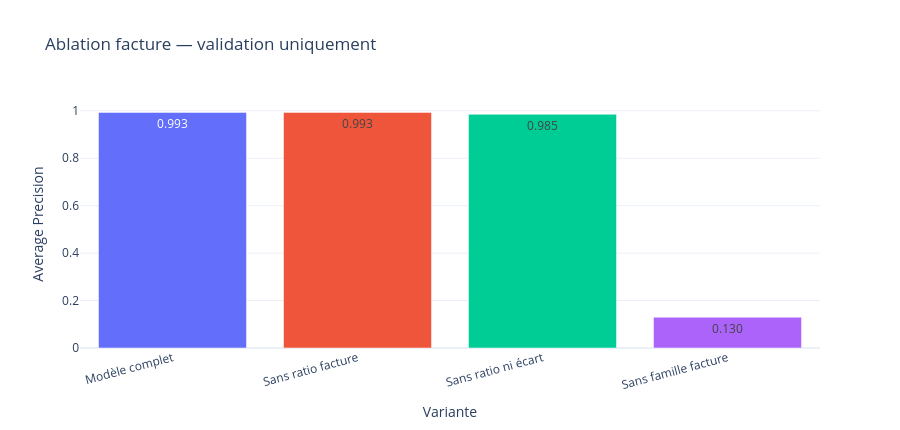

The cell this chart's notebook holds for it:
### Markdown cell above
### 8.4 — Ablation de la facture

Les fortes importances observées précédemment pour `invoice_fee_ratio`, `invoice_fee_gap` et `last_invoice_amount` ne prouvent **ni** une fuite **ni** un effet causal. Ces variables et leurs dérivées sont corrélées par construction. La variante « sans famille facture » retire aussi `payment_invoice_interaction` et `invoice_below_fee`. Nous évaluons leur contribution sur la **validation uniquement**, en conservant le même découpage et les mêmes hyperparamètres. Les modèles d'ablation ne sont **pas** comparés sur le test final pour choisir une variante.

Avant un déploiement réel, confirmer que `last_invoice_amount` correspond bien à une facture connue au snapshot ; si elle est calculée après le churn, il faudra l'exclure ainsi que ses dérivées.

### Code cell
invoice_family = [
    "last_invoice_amount",
    "invoice_fee_ratio",
    "invoice_fee_gap",
    "payment_invoice_interaction",
    "invoice_below_fee",
]
variants = {
    "Modèle complet": MODEL_FEATURES,
    "Sans ratio facture": [f for f in MODEL_FEATURES if f != "invoice_fee_ratio"],
    "Sans ratio ni écart": [
        f for f in MODEL_FEATURES if f not in {"invoice_fee_ratio", "invoice_fee_gap"}
    ],
    "Sans famille facture": [f for f in MODEL_FEATURES if f not in set(invoice_family)],
}
ablation_rows = []
for variant_name, features in variants.items():
    if variant_name == "Modèle complet":
        pv = probas["Validation"]
    else:
        require_no_active_run()
        with mlflow.start_run(
            run_name=variant_name, tags=training_tags("diagnostic", training_run_id)
        ) as diagnostic_run:
            ablation_model = CatBoostClassifier(**MODEL_PARAMS, verbose=False)
            diagnostic_frames = {"train": train_df, "validation": val_df}
            diagnostic_contract, diagnostic_datasets = log_training_inputs(
                ablation_model,
                diagnostic_frames,
                features,
                feature_metadata,
                cell_id="train-invoice-ablation",
            )
            mlflow.log_params(
                {"early_stopping_rounds": EARLY_STOPPING_ROUNDS, "use_best_model": True}
            )

            ablation_model.fit(
                make_matrix(train_df, features),
                y_train,
                cat_features=[c for c in CATEGORICAL_FEATURES if c in features],
                eval_set=(make_matrix(val_df, features), y_val),
                early_stopping_rounds=EARLY_STOPPING_ROUNDS,
                use_best_model=True,
                verbose=False,
                callbacks=[MLflowTrainingCallback()],
            )
            log_diagnostic_model(
                ablation_model, diagnostic_contract, diagnostic_frames, diagnostic_datasets
            )
            ablation_run_id = diagnostic_run.info.run_id
        pv = ablation_model.predict_proba(make_matrix(val_df, features))[:, 1]
    ablation_rows.append(
        {
            "Variante": variant_name,
            "Features": len(features),
            "Average Precision": average_precision_score(y_val, pv),
            "ROC-AUC": roc_auc_score(y_val, pv),
            "Brier": brier_score_loss(y_val, pv),
        }
    )
ablation_results = pd.DataFrame(ablation_rows)
display(ablation_results)
fig = px.bar(
    ablation_results,
    x="Variante",
    y="Average Precision",
    color="Variante",
    text_auto=".3f",
    title="Ablation facture — validation uniquement",
)
fig.update_layout(template="plotly_white", height=430, showlegend=False, xaxis_tickangle=-15)
fig.show(config={"responsive": True})

### Figure 1 — Plotly figure (JSON) as saved in the notebook; plotly's stock layout.template omitted (floating-point values rounded to 4 significant figures)
{"data": [{"alignmentgroup": "True", "hovertemplate": "Variante=%{x}<br>Average Precision=%{y}<extra></extra>", "legendgroup": "Modèle complet", "marker": {"color": "#636efa", "pattern": {"shape": ""}}, "name": "Modèle complet", "offsetgroup": "Modèle complet", "orientation": "v", "showlegend": true, "textposition": "auto", "texttemplate": "%{y:.3f}", "type": "bar", "x": ["Modèle complet"], "xaxis": "x", "y": [0.9933], "yaxis": "y"}, {"alignmentgroup": "True", "hovertemplate": "Variante=%{x}<br>Average Precision=%{y}<extra></extra>", "legendgroup": "Sans ratio facture", "marker": {"color": "#EF553B", "pattern": {"shape": ""}}, "name": "Sans ratio facture", "offsetgroup": "Sans ratio facture", "orientation": "v", "showlegend": true, "textposition": "auto", "texttemplate": "%{y:.3f}", "type": "bar", "x": ["Sans ratio facture"], "xaxis": "x", "y": [0.9933], "yaxis": "y"}, {"alignmentgroup": "True", "hovertemplate": "Variante=%{x}<br>Average Precision=%{y}<extra></extra>", "legendgroup": "Sans ratio ni écart", "marker": {"color": "#00cc96", "pattern": {"shape": ""}}, "name": "Sans ratio ni écart", "offsetgroup": "Sans ratio ni écart", "orientation": "v", "showlegend": true, "textposition": "auto", "texttemplate": "%{y:.3f}", "type": "bar", "x": ["Sans ratio ni écart"], "xaxis": "x", "y": [0.9853], "yaxis": "y"}, {"alignmentgroup": "True", "hovertemplate": "Variante=%{x}<br>Average Precision=%{y}<extra></extra>", "legendgroup": "Sans famille facture", "marker": {"color": "#ab63fa", "pattern": {"shape": ""}}, "name": "Sans famille facture", "offsetgroup": "Sans famille facture", "orientation": "v", "showlegend": true, "textposition": "auto", "texttemplate": "%{y:.3f}", "type": "bar", "x": ["Sans famille facture"], "xaxis": "x", "y": [0.1298], "yaxis": "y"}], "layout": {"barmode": "relative", "height": 430, "legend": {"title": {"text": "Variante"}, "tracegroupgap": 0}, "showlegend": false, "title": {"text": "Ablation facture — validation uniquement"}, "xaxis": {"anchor": "y", "categoryarray": ["Modèle complet", "Sans ratio facture", "Sans ratio ni écart", "Sans famille facture"], "categoryorder": "array", "domain": [0, 1], "tickangle": -15, "title": {"text": "Variante"}}, "yaxis": {"anchor": "x", "domain": [0, 1], "title": {"text": "Average Precision"}}}}
